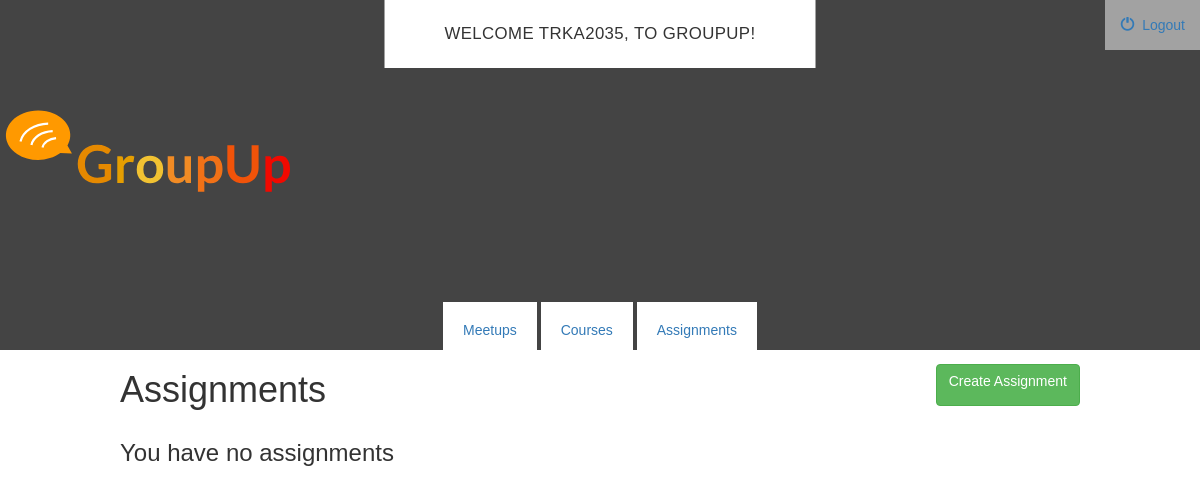
/assignments/ (signed in), run on an earlier commit of the app's database.
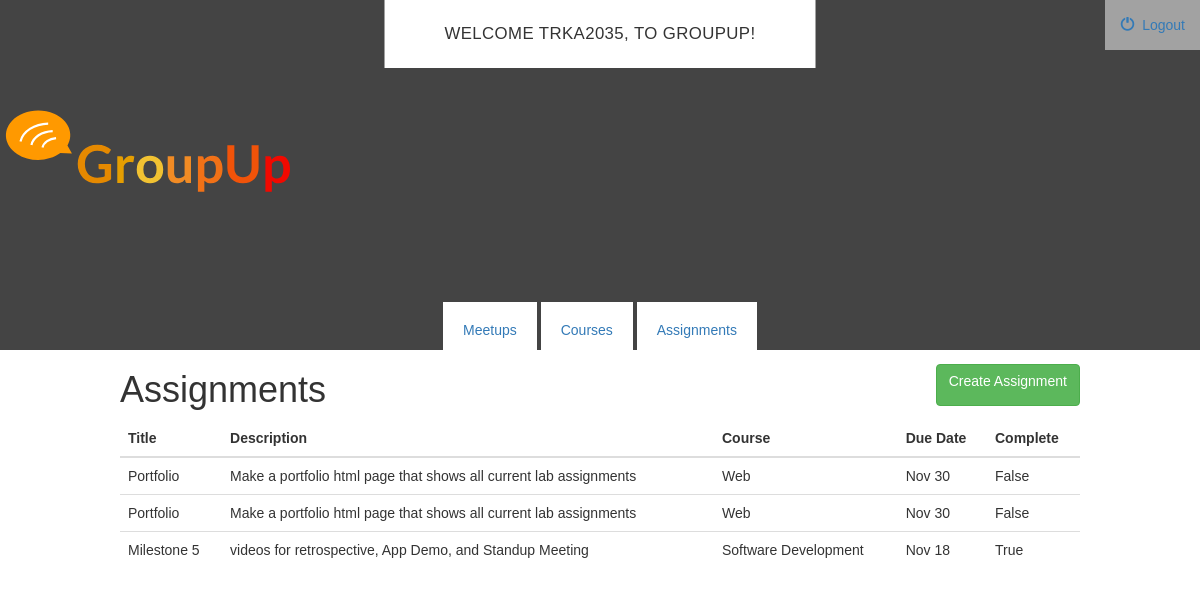
And on a later commit of the database.
### assignments/models.py (models this page shows, shortened)
class Assignment(models.Model):
    user = models.ForeignKey(settings.AUTH_USER_MODEL, default=1)
    title = models.CharField(max_length=30)
    description = models.CharField(max_length=100)
    course = models.ForeignKey(Course, on_delete=models.CASCADE)
    due_date = models.CharField(max_length=25)
    is_complete = models.BooleanField(default=False)

### courses/models.py (models this page shows)
class Course(models.Model):
    user = models.ForeignKey(settings.AUTH_USER_MODEL, default=1)
    title = models.CharField(max_length=30)
    description = models.TextField(max_length=400)
    location = models.CharField(max_length=30)
    start_day = models.CharField(max_length=25)
    end_day = models.CharField(max_length=25)
    time = models.CharField(max_length=30)
    def __str__(self):
        return self.title

### assignments/views.py (the view)
def index(request):
    courses = Course.objects.filter(user=request.user)
    assignments = Assignment.objects.filter(user=request.user)
    meetups = MeetUp.objects.filter(user=request.user)
    context = {
    'courses':courses,
    'assignments':assignments,
    'meetups':meetups,
    }
    return render(request, 'assignments/index.html', context)

### assignments/templates/assignments/index.html (shortened to what this page needs)
{% extends 'courses/base.html' %}
{% block body %}
<div class="top-container">
  <h1>Assignments</h1>
  <a class="btn btn-success" href="{% url 'assignments:create_assignment' %}">Create Assignment</a>
</div>
{% if assignments %}
  <table class="table">
    <thead>
      <tr>
        <th>Title</th>
        <th>Description</th>
        <th>Course</th>
        <th>Due Date</th>
        <th>Complete</th>
      </tr>
    </thead>
    <tbody>
      {% for assignment in assignments %}
        <tr>
          <td>{{ assignment.title }}</td>
          <td>{{ assignment.description }}</td>
          <td>{{ assignment.course }}</td>
          <td>{{ assignment.due_date }}</td>
          <td>{{ assignment.is_complete }}</td>
        </tr>
      {% endfor %}
    </tbody>
  </table>
{% else %}
  <h3>You have no assignments</h3>
{% endif %}
{% endblock %}

### courses/templates/courses/base.html (shortened to what this page needs)
<!DOCTYPE html>
<html lang="en">
  <head>
    {% load staticfiles %}
    <link rel="stylesheet" href="https://maxcdn.bootstrapcdn.com/bootstrap/3.3.6/css/bootstrap.min.css">
    <link rel="stylesheet" type="text/css" href="{% static 'courses/style.css' %}"/>
  </head>
  <body>
    <div class="header-container">
      <h1>Welcome {{ user }}, to GroupUp!</h1>
      <img class="favicon" src="{% static 'courses/img/favicon.svg' %}" alt="" height="300px" width="300px" />
      <nav>
        <ul>
          <li><a href="{% url 'meetups:index' %}">Meetups</a></li>
          <li><a href="{% url 'courses:index' %}">Courses</a></li>
          <li><a href="{% url 'assignments:index' %}">Assignments</a></li>
        </ul>
      </nav>
      <a class="logout-button" href="{% url 'home:logout_user' %}">
        <span class="glyphicon glyphicon-off" aria-hidden="true"></span>&nbsp; Logout
      </a>
    </div>
    <div class="main-container">
      {% block body %}
      {% endblock %}
    </div>
  </body>
</html>

### courses/static/courses/style.css (style rules this page uses)
body { font-family: 'Montserrat', sans-serif; font-weight: 400; color: #333; }
.header-container { height: 350px; width: 100%; background-color: #444; background-size: cover; background-repeat: no-repeat; background-position: center; position: relative; }
.header-container h1 { position: absolute; background-color: #fff; padding: 25px 60px; left: 50%; -webkit-transform: translateX(-50%); -moz-transform: translateX(-50%); -o-transform: translateX(-50%); -ms-transform: translateX(-50%); transform: translateX(-50%); bottom: 25; margin: 0px; text-transform: uppercase; font-weight: 400; font-size: 1.20em; letter-spacing: 0.4px; }
.header-container nav { width: 100%; height: 40px; background-color: #444; position: absolute; bottom: 0; }
nav ul { text-align: center; position: absolute; width: 100%; margin: 0; padding: 10px; list-style: inline; background-color: rgba(255, 255, 255, 0); }
nav ul li { display: inline; padding: 20px; padding-left: 20px; background-color: rgba(255, 255, 255, 1); }
nav ul li a { text-decoration: none; }
.logout-button { background-color: rgba(255, 255, 255, 0.5); padding: 15px; float: right; }
.favicon { position: absolute; top:0; }
.main-container { width: 80%; margin: auto; }
.top-container { display: flex; justify-content: space-between; }
.btn-success { height: 3em; margin-top: 1em; }

What changed in the data, as far as the page shows it:
added Assignment: title "Portfolio", description "Make a portfolio html page that shows all current lab assignments", course "Web", due_date "Nov 30", is_complete "False"
added Assignment: title "Portfolio", description "Make a portfolio html page that shows all current lab assignments", course "Web", due_date "Nov 30", is_complete "False"
added Assignment: title "Milestone 5", description "videos for retrospective, App Demo, and Standup Meeting", course "Software Development", due_date "Nov 18", is_complete "True"
Also different on the page:
text no longer shown: "You have no assignments"
text now shown: "Title Description Course Due Date Complete"
